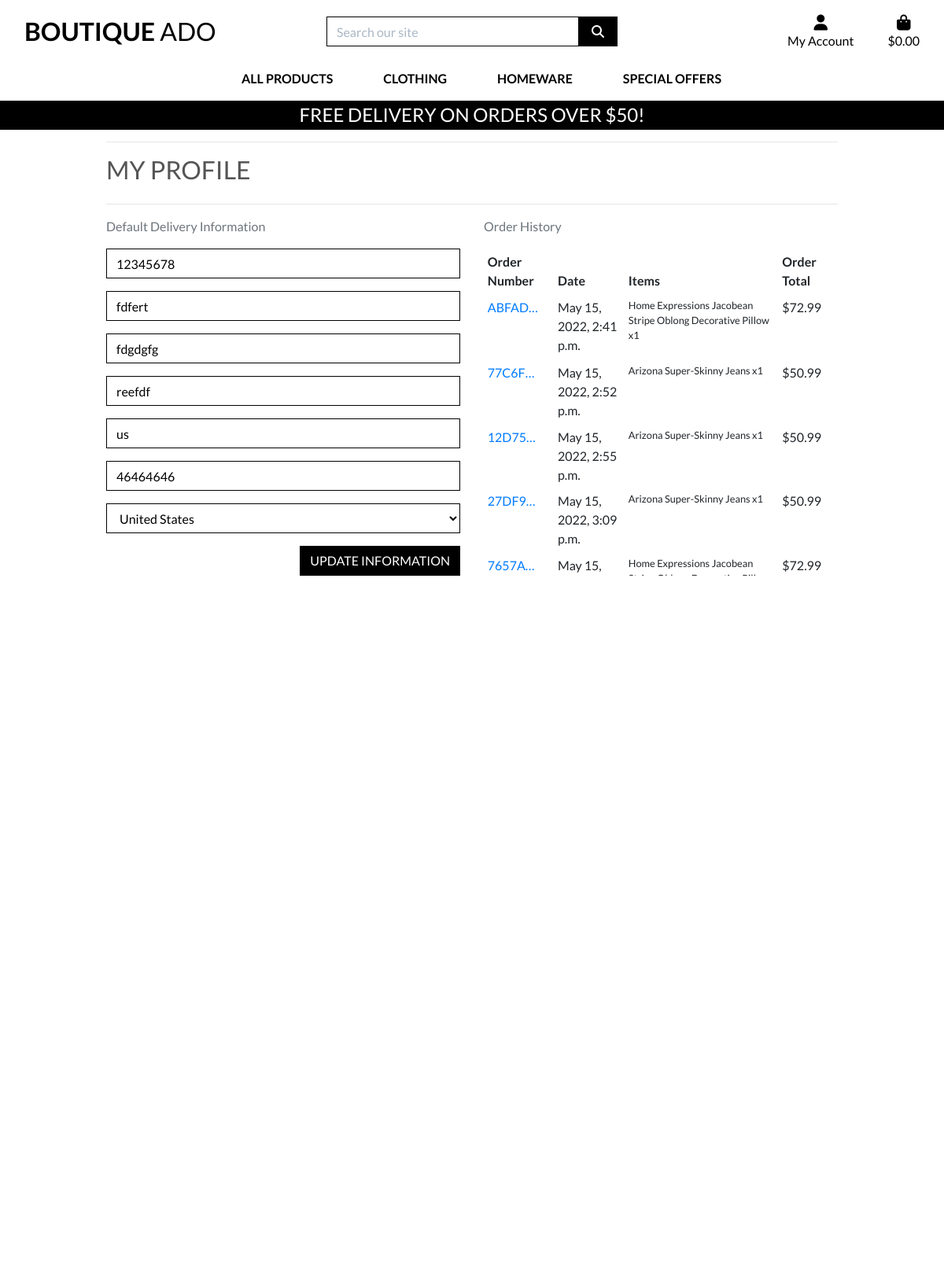
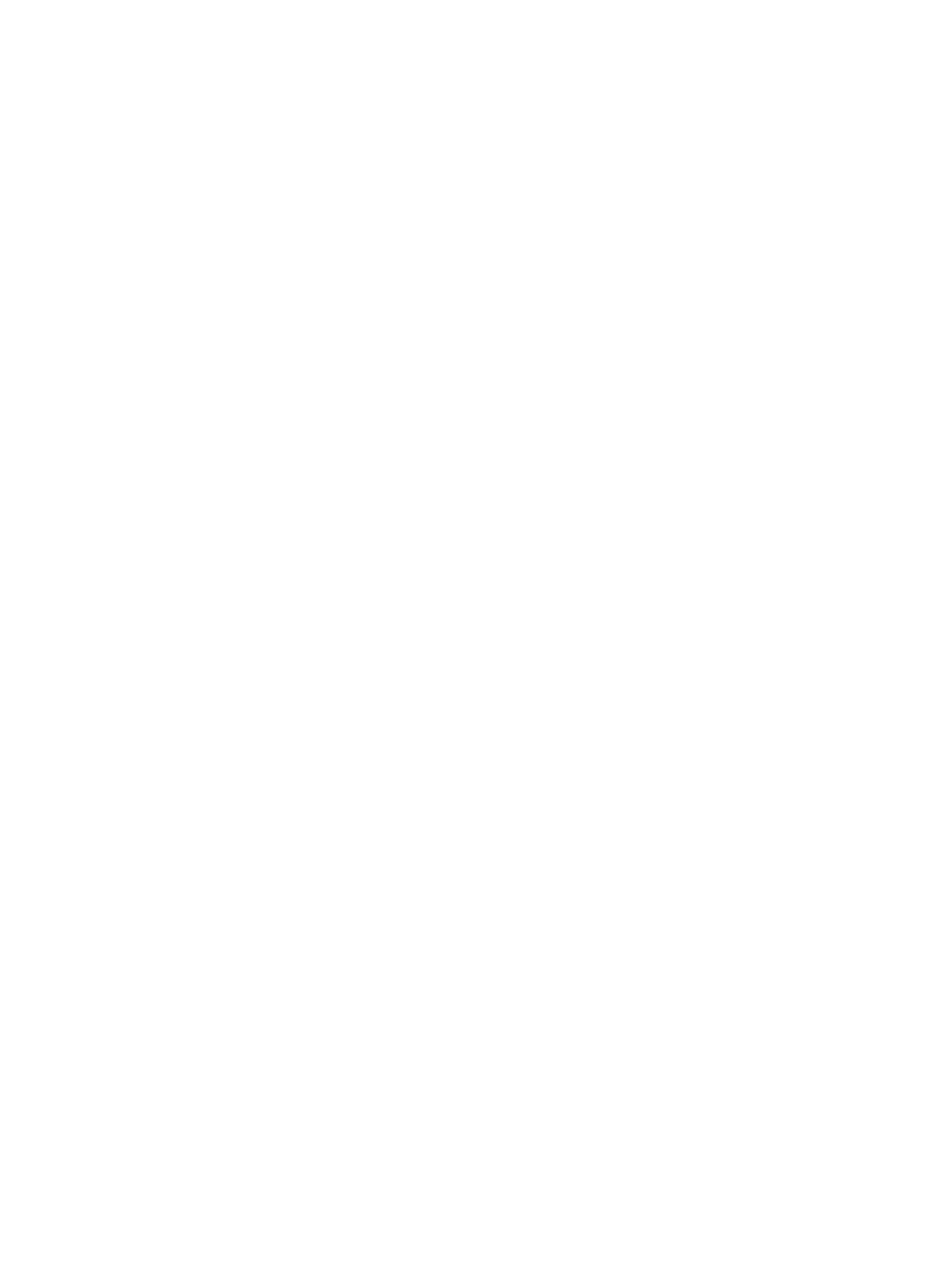
/profile/ (signed in), run on the app's committed database (2 pictures, top to bottom).
### profiles/models.py (models this page shows, shortened)
class UserProfile(models.Model):
    user = models.OneToOneField(User, on_delete=models.CASCADE)
    default_phone_number = models.CharField(max_length=20, null=True, blank=True)
    default_street_address1 = models.CharField(max_length=80, null=True, blank=True)
    default_street_address2 = models.CharField(max_length=80, null=True, blank=True)
    default_town_or_city = models.CharField(max_length=40, null=True, blank=True)
    default_county = models.CharField(max_length=80, null=True, blank=True)
    default_postcode = models.CharField(max_length=20, null=True, blank=True)
    default_country = CountryField(blank_label='Country', null=True, blank=True)

### checkout/models.py (models this page shows, shortened)
class Order(models.Model):
    order_number = models.CharField(max_length=32, null=False, editable=False)
    user_profile = models.ForeignKey(UserProfile, on_delete=models.SET_NULL,
                                     null=True, blank=True, related_name='orders')
    full_name = models.CharField(max_length=50, null=False, blank=False)
    email = models.EmailField(max_length=254, null=False, blank=False)
    phone_number = models.CharField(max_length=20, null=False, blank=False)
    country = CountryField(blank_label='Country *', null=False, blank=False)
    postcode = models.CharField(max_length=20, null=True, blank=True)
    town_or_city = models.CharField(max_length=40, null=False, blank=False)
    street_address1 = models.CharField(max_length=80, null=False, blank=False)
    street_address2 = models.CharField(max_length=80, null=True, blank=True)
    county = models.CharField(max_length=80, null=True, blank=True)
    date = models.DateTimeField(auto_now_add=True)
    delivery_cost = models.DecimalField(max_digits=6, decimal_places=2, null=False, default=0)
    order_total = models.DecimalField(max_digits=10, decimal_places=2, null=False, default=0)
    grand_total = models.DecimalField(max_digits=10, decimal_places=2, null=False, default=0)
    original_bag = models.TextField(null=False, blank=False, default='')
    stripe_pid = models.CharField(max_length=254, null=False, blank=False, default='')

class OrderLineItem(models.Model):
    order = models.ForeignKey(Order, null=False, blank=False, on_delete=models.CASCADE, related_name='lineitems')
    product = models.ForeignKey(Product, null=False, blank=False, on_delete=models.CASCADE)
    product_size = models.CharField(max_length=2, null=True, blank=True) # XS, S, M, L, XL
    quantity = models.IntegerField(null=False, blank=False, default=0)
    lineitem_total = models.DecimalField(max_digits=6, decimal_places=2, null=False, blank=False, editable=False)

### products/models.py (models this page shows, shortened)
class Product(models.Model):
    category = models.ForeignKey('Category', null=True, blank=True, on_delete=models.SET_NULL)
    sku = models.CharField(max_length=254, null=True, blank=True)
    name = models.CharField(max_length=254)
    description = models.TextField()
    has_sizes = models.BooleanField(default=False, null=True, blank=True)
    price = models.DecimalField(max_digits=6, decimal_places=2)
    rating = models.DecimalField(max_digits=6, decimal_places=2, null=True, blank=True)
    image_url = models.URLField(max_length=1024, null=True, blank=True)
    image = models.ImageField(null=True, blank=True)

### profiles/views.py (the view)
# urls.py: path('profile/', include('profiles.urls')),
@login_required
def profile(request):
    profile = get_object_or_404(UserProfile, user=request.user)
    if request.method == 'POST':
        form = UserProfileForm(request.POST, instance=profile)
        if form.is_valid():
            form.save()
            messages.success(request, 'Profile updated successfully')
        else:
            messages.error(request, 'Update failed. Please ensure the form is valid.')
    else:
        form = UserProfileForm(instance=profile)
    orders = profile.orders.all()
    template = 'profiles/profile.html'
    context = {
        'form': form,
        'orders': orders,
        'on_profile_page': True
    }
    return render(request, template, context)

### profiles/forms.py
class UserProfileForm(forms.ModelForm):
    class Meta:
        model = UserProfile
        exclude = ('user',)
    def __init__(self, *args, **kwargs):
        super().__init__(*args, **kwargs)
        placeholders = {
            'default_phone_number': 'Phone Number',
            'default_postcode': 'Postal Code',
            'default_town_or_city': 'Town or City',
            'default_street_address1': 'Street Address 1',
            'default_street_address2': 'Street Address 2',
            'default_county': 'County, State or Locality',
        }
        self.fields['default_phone_number'].widget.attrs['autofocus'] = True
        for field in self.fields:
            if field != 'default_country':
                if self.fields[field].required:
                    placeholder = f'{placeholders[field]} *'
                else:
                    placeholder = placeholders[field]
                self.fields[field].widget.attrs['placeholder'] = placeholder
            self.fields[field].widget.attrs['class'] = 'border-black rounded-0 profile-form-input'
            self.fields[field].label = False

### bag/contexts.py (called while the page is built, shortened)
def bag_contents(request):
    bag_items = []
    total = 0
    product_count = 0
    bag = request.session.get('bag', {})
    if total < settings.FREE_DELIVERY_THRESHOLD:
        delivery = total * Decimal(settings.STANDARD_DELIVERY_PERCENTAGE / 100)
        free_delivery_delta = settings.FREE_DELIVERY_THRESHOLD - total
    else:
        delivery = 0
        free_delivery_delta = 0
    grand_total = delivery + total
    context = {
        'bag_items': bag_items,
        'total': total,
        'product_count': product_count,
        'delivery': delivery,
        'free_delivery_delta': free_delivery_delta,
        'free_delivery_threshold': settings.FREE_DELIVERY_THRESHOLD,
        'grand_total': grand_total,
    }
    return context

### profiles/templates/profiles/profile.html (shortened to what this page needs)
{% extends "base.html" %}
{% load static %}
{% block extra_css %}
    <link rel="stylesheet" href="{% static 'profiles/css/profile.css' %}">
{% endblock %}
{% block page_header %}
    <div class="container header-container">
    </div>
{% endblock %}
{% block content %}
    <div class="overlay"></div>
    <div class="container">
        <div class="row">
            <div class="col">
                <hr>
                <h2 class="logo-font mb-4">My Profile</h2>
                <hr>
            </div>
        </div>
        <div class="row">
            <div class="col-12 col-lg-6">
                <p class="text-muted">Default Delivery Information</p>
                <form class="mt-3" action="{% url 'profile' %}" method="POST" id="profile-update-form">
                    {{ form|crispy }}
                    <button class="btn btn-black rounded-0 text-uppercase float-right">Update Information</button>
                </form>
            </div>
            <div class="col-12 col-lg-6">
                <p class="text-muted">Order History</p>
                <div class="order-history table-responsive">
                    <table class="table table-sm table-borderless">
                        <thead>
                            <tr>
                                <th>Order Number</th>
                                <th>Date</th>
                                <th>Items</th>
                                <th>Order Total</th>
                            </tr>
                        </thead>
                        <tbody>
                            {% for order in orders %}
                                <tr>
                                    <td>
                                        <a href="{% url 'order_history' order.order_number %}"
                                        title="{{ order.order_number }}">
                                            {{ order.order_number|truncatechars:6 }}
                                        </a>
                                    </td>
                                    <td>{{ order.date }}</td>
                                    <td>
                                        <ul class="list-unstyled">
                                            {% for item in order.lineitems.all %}
                                                <li class="small">
                                                    {{ item.product.name }} x{{ item.quantity }}
                                                </li>
                                            {% endfor %}
                                        </ul>
                                    </td>
                                    <td>${{ order.grand_total }}</td>
                                </tr>
                            {% endfor %}
                        </tbody>
                    </table>
                </div>
            </div>
        </div>
{% endblock %}

### static/css/base.css (style rules this page uses)
html { height: 100%; }
body { background: url('/media/homepage_background_cropped.jpg') no-repeat center center fixed; background-size: cover; height: calc(100vh - 164px); color: #555; font-family: 'Lato'; }
.logo-font { text-transform: uppercase; }
.btn-black { background: black; color: white; }
.border-black { border: 1px solid black !important; }
.overlay { height: 100%; width: 100%; top: 0; left: 0; position: fixed; background: white; z-index: -1; }
@media (min-width: 1200px) { .container { max-width: 80%; } }
@media (min-width: 992px) { .header-container { padding-top: 164px; } }

### profiles/static/profiles/css/profile.css (style rules this page uses)
.order-history { max-height: 416px; overflow-y: auto; }
#profile-update-form .form-control { color: #000; }
#profile-update-form input::placeholder { color: #aab7c4; }
#id_default_country, #id_default_country option:not(:first-child) { color: #000; }

### data on the page
UserProfile: default_phone_number "12345678", default_street_address1 "fdfert", default_street_address2 "fdgdgfg", default_town_or_city "reefdf", default_county "us", default_postcode "46464646", default_country "United States"
Order: order_number "ABFAD…", date "May 15, 2022, 2:41 p.m.", grand_total "72.99"
OrderLineItem: product.name "Home Expressions Jacobean Stripe Oblong Decorative Pillow", quantity "1"
Order: order_number "77C6F…", date "May 15, 2022, 2:52 p.m.", grand_total "50.99"
OrderLineItem: product.name "Arizona Super-Skinny Jeans", quantity "1"
Order: order_number "12D75…", date "May 15, 2022, 2:55 p.m.", grand_total "50.99"
OrderLineItem: product.name "Arizona Super-Skinny Jeans", quantity "1"
Order: order_number "27DF9…", date "May 15, 2022, 3:09 p.m.", grand_total "50.99"
OrderLineItem: product.name "Arizona Super-Skinny Jeans", quantity "1"
Order: order_number "7657A…", date "May 15,…", grand_total "72.99"
OrderLineItem: product.name "Home Expressions Jacobean…"

### other printed values
{{ free_delivery_threshold }} "50"
